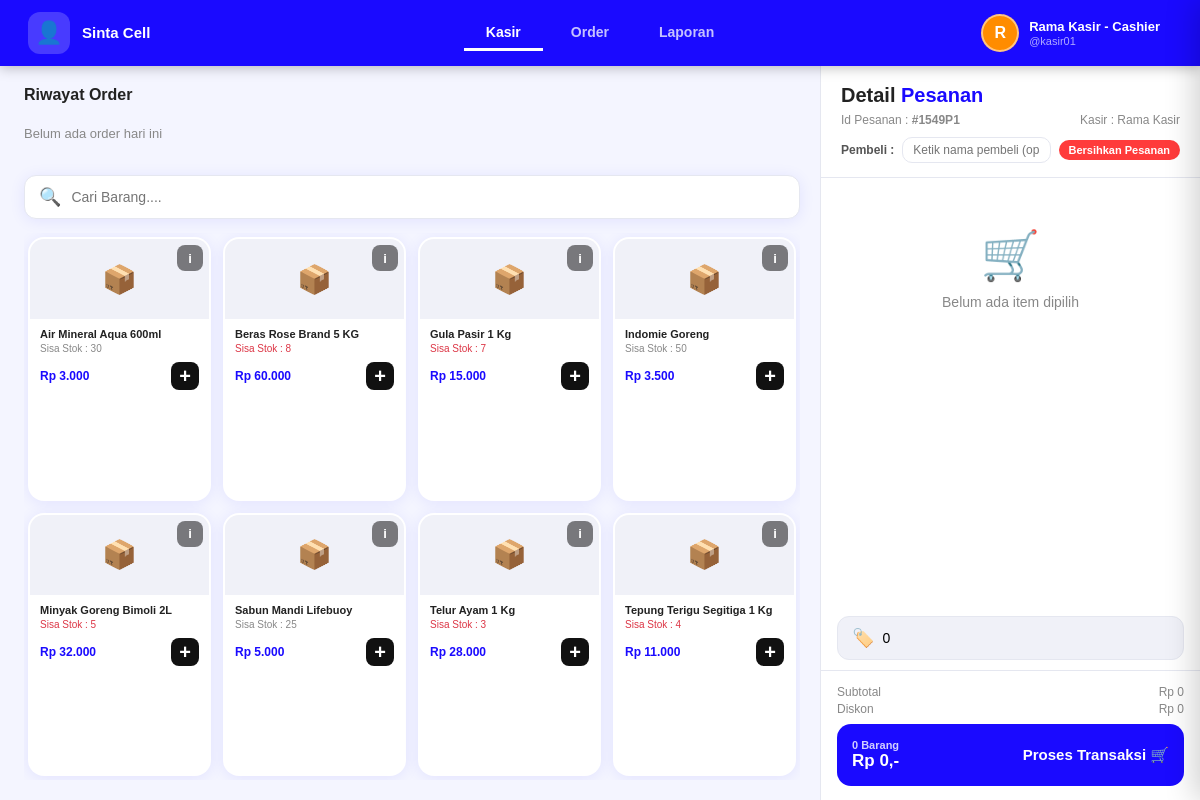
The app's page /frontend/pages/kasir.php (signed in) with its own data.
### tables this page shows
CREATE TABLE IF NOT EXISTS barang (
    id INT AUTO_INCREMENT PRIMARY KEY,
    kode VARCHAR(20) NOT NULL UNIQUE,
    nama VARCHAR(200) NOT NULL,
    kategori_id INT,
    harga_beli DECIMAL(15,2) NOT NULL DEFAULT 0,
    harga_jual DECIMAL(15,2) NOT NULL DEFAULT 0,
    stok INT NOT NULL DEFAULT 0,
    stok_minimal INT NOT NULL DEFAULT 10,
    satuan VARCHAR(20) DEFAULT 'pcs',
    gambar VARCHAR(255),
    created_at TIMESTAMP DEFAULT CURRENT_TIMESTAMP,
    updated_at TIMESTAMP DEFAULT CURRENT_TIMESTAMP ON UPDATE CURRENT_TIMESTAMP,
    FOREIGN KEY (kategori_id) REFERENCES kategori(id)
);

CREATE TABLE IF NOT EXISTS users (
    id INT AUTO_INCREMENT PRIMARY KEY,
    username VARCHAR(50) NOT NULL UNIQUE,
    password VARCHAR(255) NOT NULL,
    nama VARCHAR(100) NOT NULL,
    email VARCHAR(100),
    telepon VARCHAR(20),
    alamat TEXT,
    jabatan ENUM('pemilik','kasir','pengelola_stok') NOT NULL,
    id_pegawai VARCHAR(20),
    foto VARCHAR(255),
    created_at TIMESTAMP DEFAULT CURRENT_TIMESTAMP,
    updated_at TIMESTAMP DEFAULT CURRENT_TIMESTAMP ON UPDATE CURRENT_TIMESTAMP
);

### backend/config.php (called while the page is built, shortened)
<?php
function currentUser() {
    return [
        'id'       => $_SESSION['user_id']  ?? null,
        'nama'     => $_SESSION['nama']      ?? '',
        'jabatan'  => $_SESSION['jabatan']   ?? '',
        'username' => $_SESSION['username']  ?? '',
    ];
}
?>

### frontend/pages/kasir.php (the view, shortened to what this page needs)
<?php
require_once __DIR__ . '/../../backend/config.php';
$barangList = $conn->query("SELECT b.*, k.nama kategori FROM barang b LEFT JOIN kategori k ON b.kategori_id=k.id WHERE b.stok > 0 ORDER BY b.nama");
$barangArr = [];
while ($b = $barangList->fetch_assoc()) $barangArr[] = $b;
include 'kasir_header.php';
?>
<div class="kasir-layout">
    <div class="kasir-left">
        <div class="riwayat-label">Riwayat Order</div>
        <div class="riwayat-strip" id="riwayatStrip">
            <?php
            $rwArr = [];
            if (empty($rwArr)):
            ?>
            <div style="color:var(--gray);font-size:13px;padding:10px 0;">Belum ada order hari ini</div>
            <?php else: foreach($rwArr as $rw): ?>
            <div class="riwayat-card">
                <div class="riwayat-card-img">🛒</div>
                <div class="riwayat-card-info">
                    <div class="riwayat-card-no"><?= htmlspecialchars($rw['no_transaksi']) ?></div>
                    <div class="riwayat-card-name fw-bold"><?= htmlspecialchars($rw['nama_pembeli'] ?: 'Umum') ?></div>
                    <div class="riwayat-card-total">Rp <?= number_format($rw['total']) ?>,-</div>
                    <div class="riwayat-card-desc"><?= htmlspecialchars(mb_substr($rw['detail_barang'] ?? '-', 0, 35)) ?></div>
                    <div class="riwayat-card-kasir">Kasir : <?= htmlspecialchars($rw['kasir_nama']) ?></div>
                </div>
                <div class="riwayat-arrow">›</div>
            </div>
            <?php endforeach; endif; ?>
        </div>
        <div style="margin-bottom:14px;">
            <div class="search-box">
                <span class="search-icon">🔍</span>
                <input type="text" id="searchInput" placeholder="Cari Barang...." oninput="filterBarang(this.value)">
            </div>
        </div>
        <div class="product-grid" id="productGrid">
            <?php foreach($barangArr as $b):
                $stokWarna = $b['stok'] <= $b['stok_minimal'] ? 'color:var(--danger)' : '';
            ?>
            <div class="product-card" data-nama="<?= strtolower(htmlspecialchars($b['nama'])) ?>">
                <div class="product-card-img">
    <?php if(!empty($b['gambar'])): ?>
        <img src="../../uploads/barang/<?= htmlspecialchars($b['gambar']) ?>"
             style="width:100%;height:100%;object-fit:cover;border-radius:14px 14px 0 0;">
    <?php else: ?>
        📦
    <?php endif; ?>
                    <button class="product-card-info-btn" onclick="event.stopPropagation();" title="<?= htmlspecialchars($b['nama']) ?> | Rp <?= number_format($b['harga_jual']) ?>">i</button>
                </div>
                <div class="product-card-body">
                    <div class="product-card-name"><?= htmlspecialchars($b['nama']) ?></div>
                    <div class="product-card-stok" style="<?= $stokWarna ?>">Sisa Stok : <?= $b['stok'] ?></div>
                    <div class="product-card-footer">
                        <div class="product-card-price">Rp <?= number_format($b['harga_jual'], 0, ',', '.') ?></div>
                        <button class="product-card-add"
                            onclick="addToCart(<?= $b['id'] ?>,'<?= addslashes(htmlspecialchars($b['nama'])) ?>',<?= $b['harga_jual'] ?>,<?= $b['stok'] ?>,'<?= htmlspecialchars($b['gambar'] ?? '') ?>')">+</button>
                    </div>
                </div>
            </div>
            <?php endforeach; ?>
        </div>
    </div>
    <div class="kasir-right">
        <div class="detail-header">
            <div class="detail-title">Detail <span>Pesanan</span></div>
            <div class="detail-meta">
                <span>Id Pesanan : <strong id="idPesananLabel">#<?= date('Hi') ?>P<?= rand(1,9) ?></strong></span>
                <span>Kasir : <?= htmlspecialchars($user['nama']) ?></span>
            </div>
            <div style="display:flex;align-items:center;gap:8px;margin-top:8px;">
                <span style="font-size:12px;font-weight:700;color:#555;white-space:nowrap;">Pembeli :</span>
                <input type="text" class="form-ctrl" id="namaPembeli"
                       placeholder="Ketik nama pembeli (opsional)"
                       style="font-size:12px;flex:1;margin:0;padding:5px 10px;"
                       oninput="document.getElementById('namaPembeliModal').value=this.value">
                <button class="detail-clear-btn" onclick="clearCart()">Bersihkan Pesanan</button>
            </div>
        </div>
        <div class="detail-items" id="orderBody">
            <div class="empty-state">
                <div class="empty-state-icon">🛒</div>
                <p>Belum ada item dipilih</p>
            </div>
        </div>
        <div class="diskon-row">
            <span class="diskon-icon">🏷️</span>
            <input type="number" class="diskon-input" id="diskonInput" placeholder="Diskon (Rp)" value="0" min="0" oninput="updateTotal()">
        </div>
        <div class="detail-checkout">
            <div style="display:flex;justify-content:space-between;font-size:12px;color:var(--gray);margin-bottom:3px;">
                <span>Subtotal</span><span id="subtotalLabel">Rp 0</span>
            </div>
            <div style="display:flex;justify-content:space-between;font-size:12px;color:var(--gray);margin-bottom:8px;">
                <span>Diskon</span><span id="diskonLabel">Rp 0</span>
            </div>
            <button class="checkout-btn" onclick="openCheckout()">
                <div class="cb-left">
                    <span class="cb-count" id="cbCount">0 Barang</span>
                    <span class="cb-total" id="cbTotal">Rp 0,-</span>
                </div>
                <div class="cb-right">Proses Transaksi 🛒</div>
            </button>
        </div>
    </div>
</div>
<?php include 'kasir_footer.php'; ?>

### frontend/pages/kasir_header.php (shortened to what this page needs)
<?php
require_once __DIR__ . '/../../backend/config.php';
$user        = currentUser();
$currentPage = basename($_SERVER['PHP_SELF']);
$jabatanLabel= ['pemilik'=>'Pemilik','kasir'=>'Cashier','pengelola_stok'=>'Pengelola Stok'];
?>
<!DOCTYPE html>
<html lang="id">
<head>
    <link rel="stylesheet" href="../../frontend/css/kasir.css">
</head>
<body>
<nav class="topnav">
    <div class="topnav-left">
        <div class="topnav-logo">
            <div class="logo-icon">👤</div>
            <div>
                <div class="logo-name">Sinta Cell</div>
            </div>
        </div>
    </div>
    <div class="topnav-menu">
        <a href="kasir.php"   class="nav-item <?= $currentPage==='kasir.php'  ?'active':'' ?>">Kasir</a>
        <a href="order.php"   class="nav-item <?= $currentPage==='order.php'  ?'active':'' ?>">Order</a>
        <a href="lap_kasir.php" class="nav-item <?= $currentPage==='lap_kasir.php'?'active':'' ?>">Laporan</a>
    </div>
    <div class="topnav-right">
        <div class="profile-btn" onclick="toggleProfilePanel()">
            <div class="profile-avatar"><?= strtoupper(substr($user['nama'],0,1)) ?></div>
            <div class="profile-info">
                <div class="profile-name"><?= htmlspecialchars($user['nama']) ?> - <?= $jabatanLabel[$user['jabatan']] ?></div>
                <div class="profile-email">@<?= htmlspecialchars($user['username']) ?></div>
            </div>
        </div>
    </div>
</nav>
                    <?php
                    $uid = (int)$_SESSION['user_id'];
                    $ud  = $conn->query("SELECT * FROM users WHERE id=$uid")->fetch_assoc();
                    ?>
<div class="page-content">

### frontend/pages/kasir_footer.php (shortened to what this page needs)
</div>
</body>
</html>

### frontend/pages/kasir.php (style rules this page uses)
.page-content { overflow:hidden; }

### records on screen
barang: nama "Air Mineral Aqua 600ml", stok "30", harga_jual "3.000"
barang: nama "Beras Rose Brand 5 KG", stok "8", harga_jual "60.000"
barang: nama "Gula Pasir 1 Kg", stok "7", harga_jual "15.000"
barang: nama "Indomie Goreng", stok "50", harga_jual "3.500"
barang: nama "Minyak Goreng Bimoli 2L", stok "5", harga_jual "32.000"
barang: nama "Sabun Mandi Lifebuoy", stok "25", harga_jual "5.000"
barang: nama "Telur Ayam 1 Kg", stok "3", harga_jual "28.000"
barang: nama "Tepung Terigu Segitiga 1 Kg", stok "4", harga_jual "11.000"
users: nama "Rama Kasir"

### other values on screen
substr($user['nama'],0,1) "R"
$user['nama'] "Rama Kasir"
$jabatanLabel[$user['jabatan']] "Cashier"
$user['username'] "kasir01"
